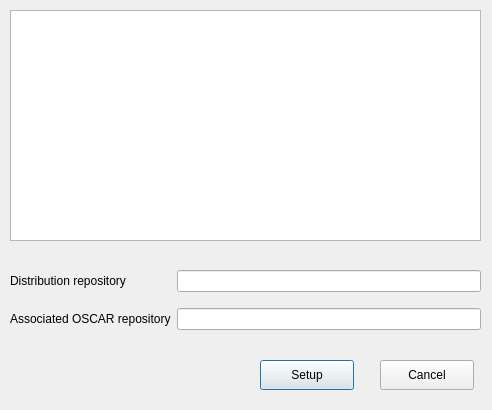
<ui version="4.0" >
 <class>AddDistroDialog</class>
 <widget class="QDialog" name="AddDistroDialog" >
  <property name="geometry" >
   <rect>
    <x>0</x>
    <y>0</y>
    <width>492</width>
    <height>410</height>
   </rect>
  </property>
  <property name="windowTitle" >
   <string>Dialog</string>
  </property>
  <widget class="QPushButton" name="addDistroOkButton" >
   <property name="geometry" >
    <rect>
     <x>260</x>
     <y>360</y>
     <width>94</width>
     <height>30</height>
    </rect>
   </property>
   <property name="text" >
    <string>Setup</string>
   </property>
  </widget>
  <widget class="QPushButton" name="addDistroCancelButton" >
   <property name="geometry" >
    <rect>
     <x>380</x>
     <y>360</y>
     <width>94</width>
     <height>30</height>
    </rect>
   </property>
   <property name="text" >
    <string>Cancel</string>
   </property>
  </widget>
  <widget class="QListWidget" name="listNonSetupDistrosWidget" >
   <property name="geometry" >
    <rect>
     <x>10</x>
     <y>10</y>
     <width>471</width>
     <height>231</height>
    </rect>
   </property>
  </widget>
  <widget class="QWidget" name="gridLayout" >
   <property name="geometry" >
    <rect>
     <x>10</x>
     <y>260</y>
     <width>471</width>
     <height>80</height>
    </rect>
   </property>
   <layout class="QGridLayout" >
    <item row="1" column="0" >
     <widget class="QLabel" name="label_2" >
      <property name="text" >
       <string>Associated OSCAR repository</string>
      </property>
     </widget>
    </item>
    <item row="1" column="1" >
     <widget class="QLineEdit" name="oscarRepoEdit" />
    </item>
    <item row="0" column="0" >
     <widget class="QLabel" name="label" >
      <property name="text" >
       <string>Distribution repository</string>
      </property>
     </widget>
    </item>
    <item row="0" column="1" >
     <widget class="QLineEdit" name="distroRepoEdit" />
    </item>
   </layout>
  </widget>
 </widget>
 <resources/>
 <connections>
  <connection>
   <sender>addDistroCancelButton</sender>
   <signal>clicked()</signal>
   <receiver>AddDistroDialog</receiver>
   <slot>close()</slot>
   <hints>
    <hint type="sourcelabel" >
     <x>456</x>
     <y>374</y>
    </hint>
    <hint type="destinationlabel" >
     <x>263</x>
     <y>204</y>
    </hint>
   </hints>
  </connection>
 </connections>
</ui>
